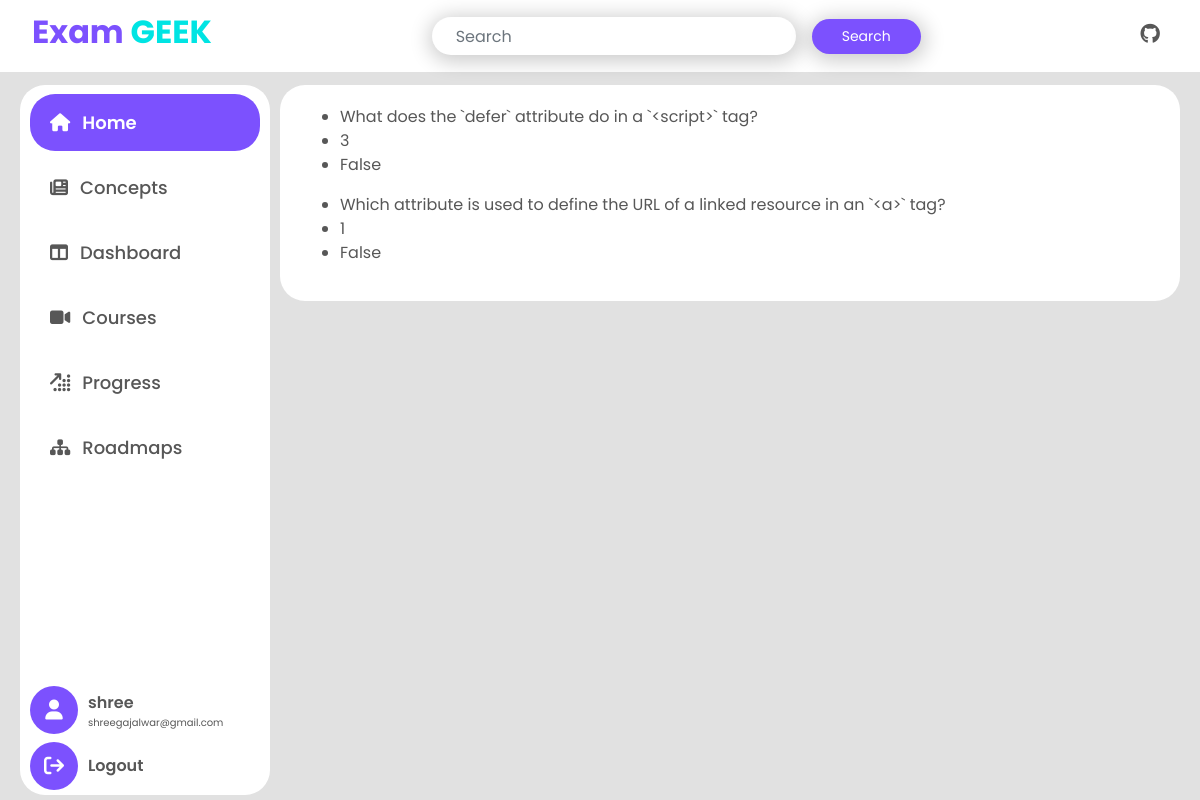
The app's page /exam/1/detailed_result/ (signed in), older data.
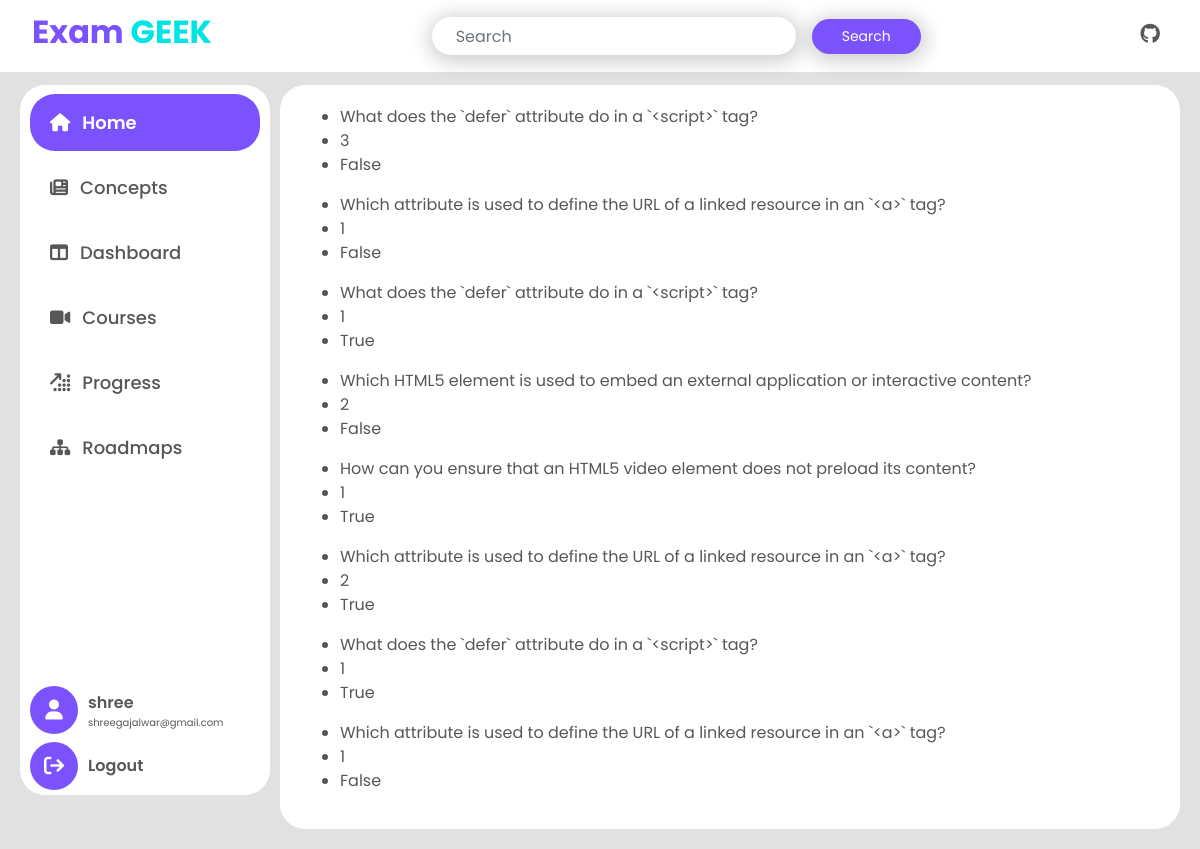
The same page, newer data.
### examapp/models.py (models this page shows, shortened)
class UserResponse(models.Model):
    user = models.ForeignKey(User, on_delete=models.CASCADE)
    question = models.ForeignKey(Question, on_delete=models.CASCADE)
    selected_choice = models.IntegerField()
    is_correct = models.BooleanField()
    exam_id = models.ForeignKey(Exam,on_delete=models.CASCADE)

class Question(models.Model):
    exam = models.ForeignKey(Exam, on_delete=models.CASCADE)
    question_title = models.CharField(max_length=200)
    option1 = models.CharField(max_length=200)
    option2 = models.CharField(max_length=200)
    option3 = models.CharField(max_length=200)
    option4 = models.CharField(max_length=200)
    answer = models.IntegerField()
    answer_defination = models.CharField(max_length=200)
    def __str__(self):
        return self.question_title

### examapp/views.py (the view)
# urls.py: path('exam/<int:exam_id>/detailed_result/', views.detailed_result, name='detailed_result'),
@login_required
def detailed_result(request,exam_id):
    user_exam = UserResponse.objects.filter(exam_id=exam_id)
    context = {
        'exam':user_exam
    }
    return render(request,'examapp/detailed_result.html',context)

### examapp/templates/examapp/detailed_result.html
{% extends 'base.html'%}
{% block content %}
{% include 'sidebar.html'%}
<div class="content">
    {% for i in exam %}
     <ul>
         <li>{{i.question}}</li>
         <li>{{i.selected_choice}}</li>
         <li>{{i.is_correct}}</li>
     </ul>
    {% endfor %}
</div>
{% endblock content %}

### examapp/templates/base.html (shortened to what this page needs)
{% load static %}
<!DOCTYPE html>
<html lang="en">
<head>
    <link href="https://maxcdn.bootstrapcdn.com/bootstrap/4.5.2/css/bootstrap.min.css" rel="stylesheet">
    <link rel="stylesheet" href="https://cdnjs.cloudflare.com/ajax/libs/font-awesome/6.5.2/css/all.min.css" />
    <link rel="stylesheet" href="{% static 'examapp/style.css'%}">
    <link rel="stylesheet" href="{% static 'examapp/css/glass_notify.css'%}">
</head>
<body>
    {% include 'header.html'%}
    <div class="base-content">
        <section class="md-px-3 sm-px-0">
            {% block content %}
            {% endblock %}
        </section>
    </div>
</body>
</html>

### examapp/templates/header.html (shortened to what this page needs)
{% load static %}
<link rel="stylesheet" href="{% static 'examapp/css/animation.css' %}">
<link
rel="stylesheet"
href="https://cdnjs.cloudflare.com/ajax/libs/animate.css/4.1.1/animate.min.css"
/>
<header>
    <nav class="navbar navbar-expand-lg navbar-dark base-navbar">
        <div class="px-3 d-flex justify-content-between w-100">
            <a class="navbar-brand base-navbar-brand " href="{% url 'home' %}">
                <h2 class="theme-text  bold-700"> Exam <span class="theme-text-secondary">GEEK</span> </h2>
            </a>
            <form class="form-inline search-form my-2" action="{% url 'home'%}" method="get">
                <input class="form-control base-form-control mr-sm-2 px-4" type="search" name="query" placeholder="Search" aria-label="Search">
                <input type="submit" value="Search" style="font-size: 14px;" class=" btn-theme mx-2">
            </form>
             <div class="d-flex align-items-center">
                <a href="https://github.com/ssgajalwar/examportal" target="_blank" class="grey-text mx-2" >
                    <i class="fa-brands fa-github fs-20 "></i>
                </a>
             </div>
        </div>
    </nav>
</header>

### examapp/templates/sidebar.html (shortened to what this page needs)
<sidebar class="sidebar">
   <div class="d-flex flex-column side-link">
       <a class="home " title="Home" data-id="home" href="{% url 'home'%}"><i class="fa-solid fa-house"></i> <span>Home</span></a>
       <a class="news " title="Concepts" data-id="news" href="{% url 'concepts' %}"><i class="fa-solid fa-newspaper"></i><span>Concepts</span></a>
       <a class="dashboard " title="Dashboard" data-id="dashboard" href="{% url 'dashboard' %}"><i class="fa-solid fa-table-columns"></i><span>Dashboard</span></a>
       <a class="courses" title="Courses" data-id="courses" href="{% url 'courses'%}"><i class="fa-solid fa-video"></i><span>Courses</span></a>
       <a class="profile" title="Progress" data-id="profile" href="{% url 'progress'%}"> <i class="fa-solid fa-arrow-up-right-dots"></i> <span>Progress</span></a>
       <a class="roadmaps" title="Roadmap" data-id="roadmaps" href="{% url 'roadmaps'%}"><i class="fa-solid fa-sitemap"></i><span>Roadmaps</span></a>
   </div>
   <div class="d-flex flex-column ">
        <div class="sidebar-profile mb-2">
            <div class="sidebar-profile-icon">
                <i class="fa-solid fa-user"></i>
            </div>
            <div class="sidebar-profile-content">
                <span class="sidebar-profile-name">{{ user.username }}</span>
                <span class="sidebar-profile-email">{{ user.email }}</span>
            </div>
        </div>
        <div class="sidebar-logout">
            <div class="sidebar-profile-icon">
                <a class="settings" data-id="settings" href="{% url 'logout'%}"><i class="fa-solid fa-arrow-right-from-bracket"></i></a>
            </div>
            <div class="sidebar-profile-content">
                <span class="sidebar-profile-name">Logout</span>
            </div>
        </div>
   </div>
</sidebar>

### examapp/static/examapp/style.css (style rules this page uses)
:root { --primary: #7c51fe; --secondary: #00e4e3; --background: #e1e1e1; --text-primary: #575757; --text-heading: #333333; --text-third:#cccccc; --white:#ffffff; --inactive-tab:#00e4e446; --text-medium-opacity:#808080; --background-progress:#eeeeee; --bg-tab-hover:#7c51fe94; --selected-answer:#4CAF50; --default-question-bg:#007bff; --bookmark:#fe51b6; }
body { font-family: 'Poppins', sans-serif; background-color: var(--background); color: var(--text-primary); }
a { text-decoration: none; }
.btn-theme { background: var(--primary); border-radius: 25px; padding: 7px 30px; border: none; outline: none; text-decoration: none; color: var(--white); }
.theme-text { color: var(--primary); }
.theme-text-secondary { color: var(--secondary); }
.bold-700 { font-weight: 700; }
.base-navbar { background-color: var(--white); position: fixed; width: 100%; z-index: 1000; }
.base-navbar-brand { color: var(--white); }
.base-form-control { border-radius: 20px; }
.base-content { padding: 70px 20px 20px 20px; }
.navbar-brand { color: var(--white); }
.form-control { border-radius: 20px; }
.sidebar { height: calc(100vh - 90px); width: 250px; position: fixed; background-color: var(--white); padding: 5px 10px; color: var(--text-primary); border-radius: 25px; display: flex; flex-direction: column; justify-content: space-between; transition: all 0.5s; z-index: 5; }
.sidebar .side-link a { padding: 15px 20px; text-decoration: none; font-size: 18px; color: var(--text-primary); display: flex; align-items: center; gap: 12px; border-right: 5px solid transparent; transition: all 0.9s; border-radius: 25px; font-weight: 500; margin: 4px 0px; cursor: pointer; }
.sidebar .side-link a.active { background-color: var(--primary); color: var(--white); font-weight: 600; }
.content { margin-top: 15px; margin-left: 260px; padding: 20px; background-color: var(--white); border-radius: 25px; }
.sidebar-logout, .sidebar-profile { display: flex; gap: 10px; }
.sidebar-profile-icon { display: flex; justify-content: center; align-items: center; height: 3rem; width: 3rem; background-color: var(--primary); color: var(--white); font-size: 20px; border-radius: 50%; }
.sidebar-profile-icon a { color: var(--white); cursor: pointer; }
.sidebar-profile-content { display: flex; flex-direction: column; align-items: flex-start; justify-content: center; }
.sidebar-profile-name { font-size: 16px; font-weight: 600; }
.sidebar-profile-email { margin-top: 0px; margin-bottom: 0px; font-size: 10px; }
input,textarea { border: none !important; border-radius: 20px !important; box-shadow: 1px 3px 20px 4px rgba(0, 0, 0, 0.2); outline: none; font-size: 15px; padding: 7px 15px; }
.fs-20 { font-size: 20px; }
.grey-text { color: var(--text-primary); }

### examapp/static/examapp/css/glass_notify.css (style rules this page uses)
body { min-height: 100vh; }

Row changes from the older to the newer data that the page shows:
added UserResponse: question "What does the `defer` attribute do in a `<script>` tag?", selected_choice "1", is_correct "True"
added UserResponse: question "Which HTML5 element is used to embed an external application or interactive content?", selected_choice "2", is_correct "False"
added UserResponse: question "How can you ensure that an HTML5 video element does not preload its content?", selected_choice "1", is_correct "True"
added UserResponse: question "Which attribute is used to define the URL of a linked resource in an `<a>` tag?", selected_choice "2", is_correct "True"
added UserResponse: question "What does the `defer` attribute do in a `<script>` tag?", selected_choice "1", is_correct "True"
added UserResponse: question "Which attribute is used to define the URL of a linked resource in an `<a>` tag?", selected_choice "1", is_correct "False"
